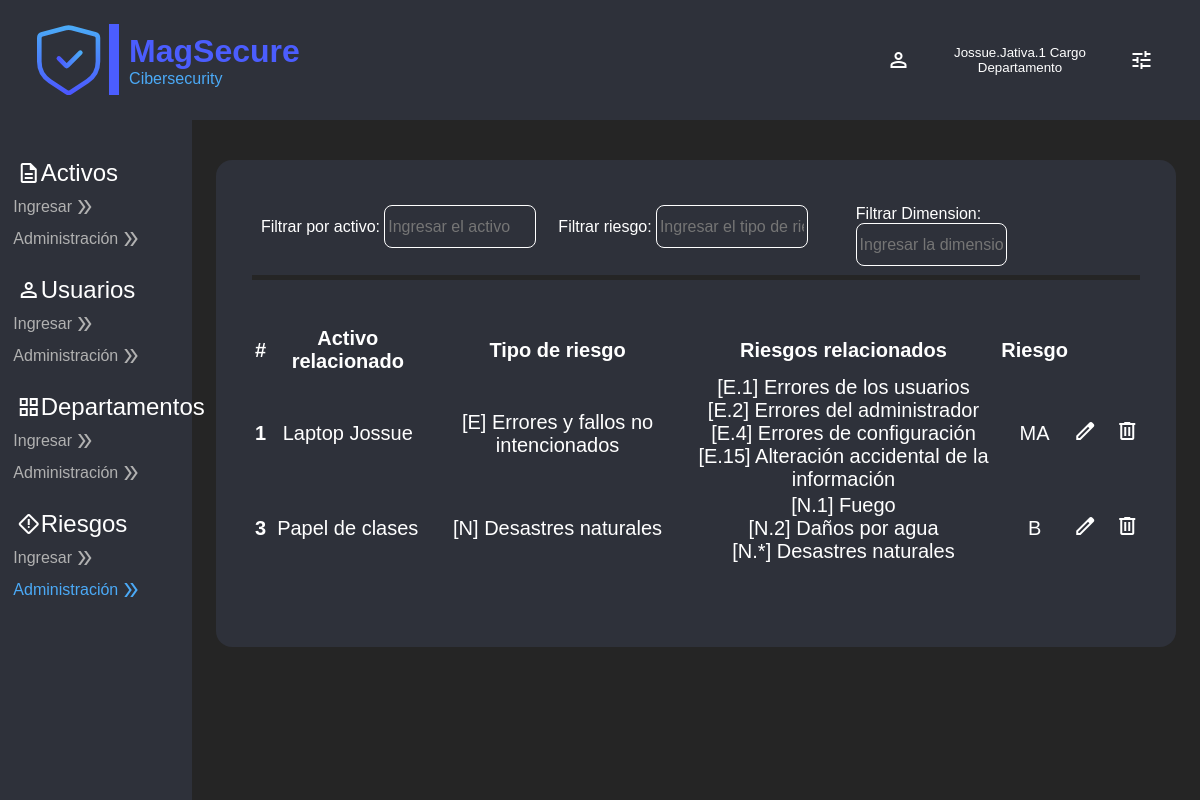
Page /home/tableRisks/ (signed in) on the earlier database version.
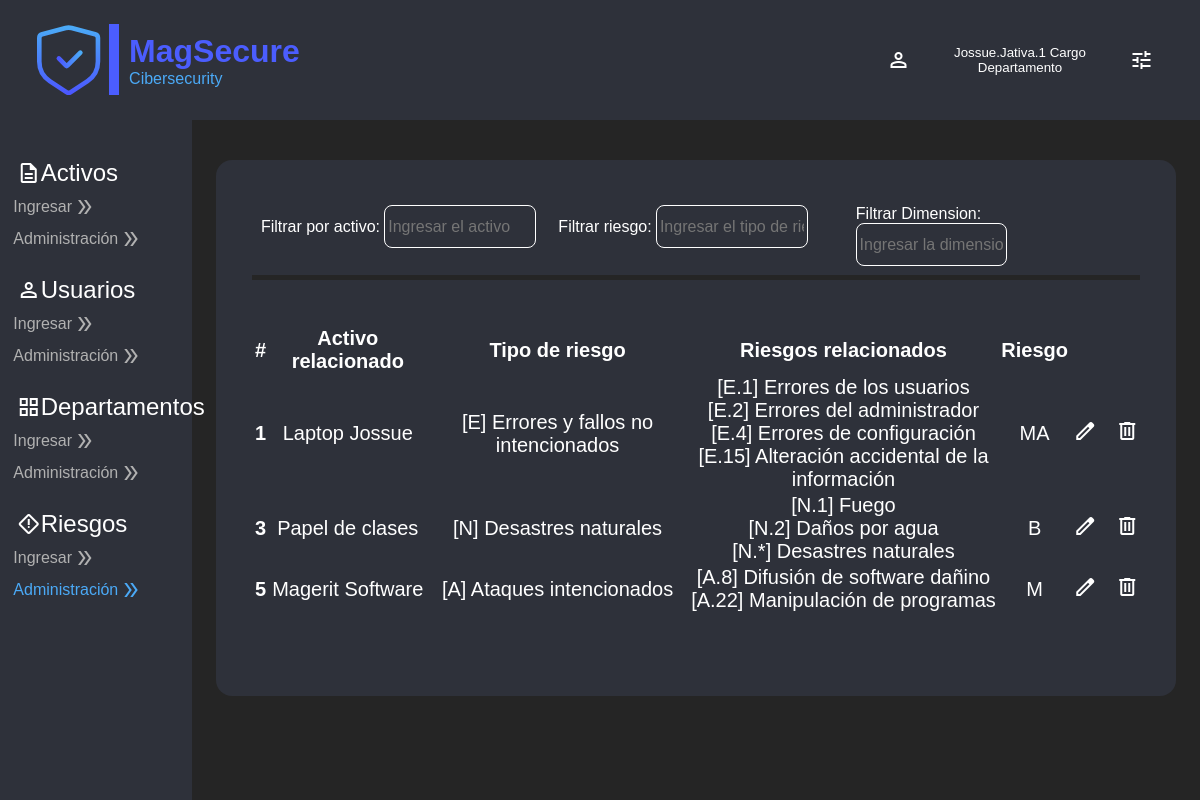
Same page on the later database version.
### InitialPage/models.py (models this page shows)
class AssetsRisk(models.Model):
    risktype = models.ForeignKey(RiskType, on_delete=models.CASCADE, null=True)
    risk = models.ManyToManyField(Risk)
    asset = models.ForeignKey(Assets, on_delete=models.CASCADE, null=True)
    dimention = models.CharField(max_length=255, null=True)

class Assets(models.Model):
    code = models.CharField(max_length=5)
    name = models.TextField(max_length=20)
    ubicationType = models.CharField(max_length=20)
    ubication = models.CharField(max_length=20)
    quantity = models.IntegerField()
    characteristic = models.TextField(max_length=50)
    type = models.ForeignKey(TypeAssets, on_delete=models.CASCADE)
    responsableArea = models.ForeignKey(Departments, null=False, on_delete=models.CASCADE)
    responsableUser = models.ForeignKey(User, null=False, on_delete=models.CASCADE)

class RiskType(models.Model):
    name = models.CharField(max_length=50)
    description = models.CharField(max_length=200)

class Risk(models.Model):
    type = models.ForeignKey(RiskType, on_delete=models.CASCADE, null=True)
    name = models.CharField(max_length=100)
    dimention = models.CharField(max_length=200)
    description = models.CharField(max_length=200)

### InitialPage/views.py (the view)
# urls.py: path('tableRisks/', views.tableRisks, name='tableRisks'),
def tableRisks(request):
    if request.user.is_authenticated:
        return render(request, "tables/risk.html",{
            "AssetsRisk": AssetsRisk.objects.all(),
        })
    else:
        return HttpResponseRedirect(reverse("user:login_view"))

### InitialPage/templates/tables/risk.html (shortened to what this page needs)
{% extends 'layoutHome.html' %}
{% load static %}
{% block action8 %} style="color:#4BAAF7" {% endblock %}
{% block body %}
<section id="bodyform-tables">
    <div class="box-finding">
        <div class="search-information">
            <label for="inpSearch">Filtrar por activo:</label>
            <input type="text" id="inpSearch0" name="inpSearch" placeholder="Ingresar el activo">
        </div>
        <div class="search-information">
            <label for="inpSearch">Filtrar riesgo:</label>
            <input type="text" id="inpSearch1" name="inpSearch2" placeholder="Ingresar el tipo de riesgo">
        </div>
        <div class="search-information">
            <label for="inpSearch">Filtrar Dimension:</label>
            <input type="text" id="inpSearch2" name="inpSearch3" placeholder="Ingresar la dimension">
        </div>
    </div>
    <div class="form-container">
        <table class="table" id="searchtable">
            <thead>
                <tr>
                    <th scope="col">#</th>
                    <th scope="col">Activo relacionado</th>
                    <th scope="col">Tipo de riesgo</th>
                    <th scope="col">Riesgos relacionados</th>
                    <th scope="col">Riesgo</th>
                    <th scope="col">
                    </th>
                    <th scope="col"></th>
                    <th scope="col"></th>
                    <th scope="col"></th>
                    <th scope="col"></th>
                    <th scope="col"></th>
                    <th scope="col">
                    </th>
                </tr>
            </thead>
            <tbody>
                {% for risk in AssetsRisk %}
                <tr>
                    <th scope="row">{{ risk.id }}</th>
                    <td>{{ risk.asset.name }}</td>
                    <td>{{ risk.risktype.name }}</td>
                    <td>
                        {% for subrisk in risk.risk.all %}
                            {{ subrisk.name }} <br>
                        {% endfor %}
                    </td>
                    <td>{{ risk.dimention }}</td>
                    <td>
                        <a type="button" onclick="activeeditboxRisk(this)" class="button-format"
                            data-risk-id="{{ risk.id }}"
                            data-risk-asset-id="{{ risk.asset.id }}"
                            data-risk-asset-name="{{ risk.asset.name }}"
                            data-risk-asset-type-id="{{ risk.asset.type.id }}"
                            data-risk-dimention="{{ risk.dimention }}"
                            data-risk-type-id="{{ risk.risktype.id }}"
                            data-risk-type-name="{{ risk.risktype.name }}">
                            <span class="material-symbols-outlined">
                            </span>
                        </a>
                    </td>
                    <td></td>
                    <td></td>
                    <td></td>
                    <td></td>
                    <td></td>
                    <td>
                        <a href="{% url 'home:deleteTableRisks' risk.id %}" class="button-format">
                            <span class="material-symbols-outlined">
                            </span>
                        </a>
                    </td>
                </tr>
                {% endfor %}
            </tbody>
        </table>
    </div>
</section>
{% endblock %}

Differences in the rows shown:
added AssetsRisk: id "5", asset.name "Magerit Software", risktype.name "[A] Ataques intencionados", dimention "M"
now on this page (row unchanged): Risk: name "[A.8] Difusión de software dañino", shown under "5"
now on this page (row unchanged): Risk: name "[A.22] Manipulación de programas", shown under "5"
